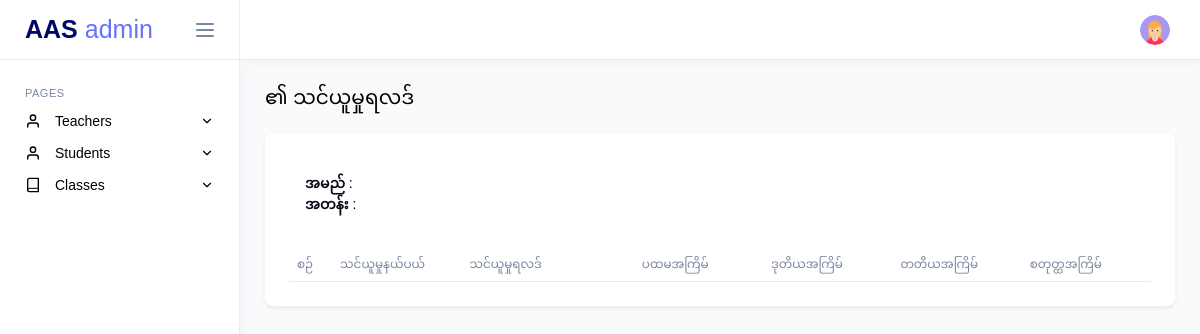
Page /admin/student-result.php (signed in) on the earlier database version.
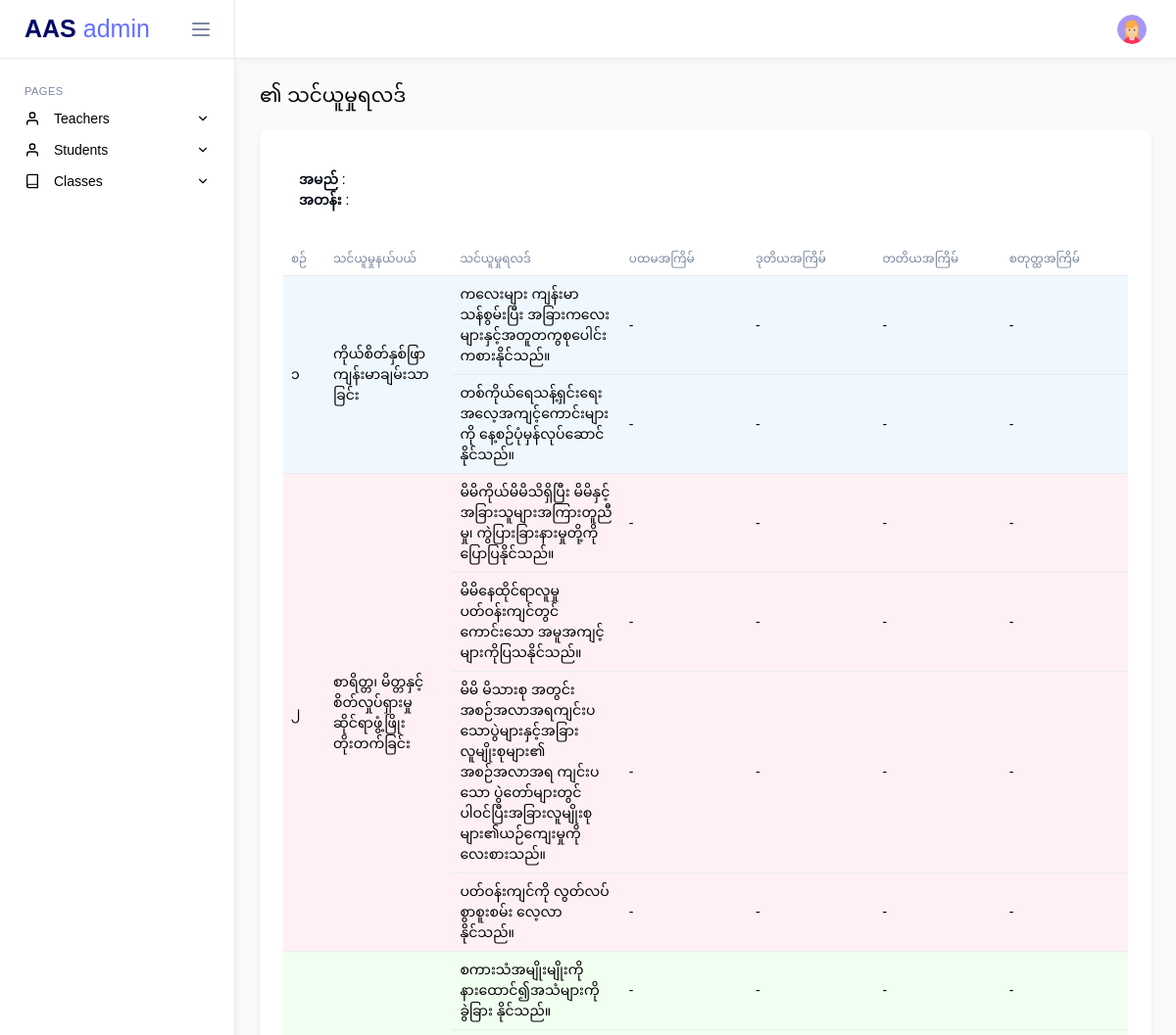
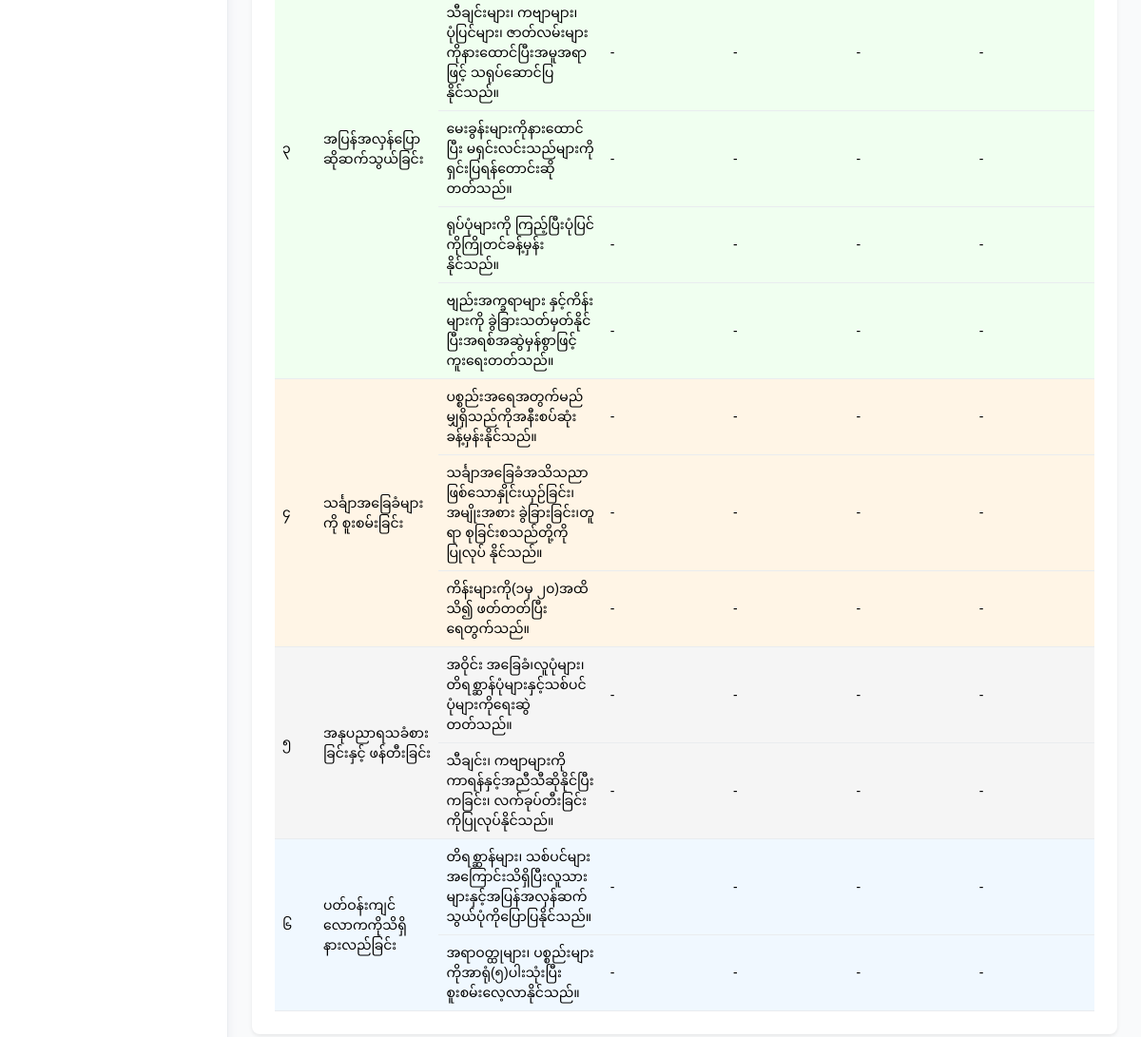
Same page on the later database version (2 pictures, top to bottom).
### tables this page shows
CREATE TABLE `g0_subjects` (
  `id` int(11) NOT NULL,
  `subject_no` varchar(11) DEFAULT NULL,
  `subject_name` text DEFAULT NULL
);

CREATE TABLE `g0_subject_results` (
  `id` int(11) NOT NULL,
  `result_name` text DEFAULT NULL,
  `subject_id` int(11) NOT NULL
);

### core/helpers/Helper.php (called while the page is built, shortened)
<?php
class Helper
{
    public static function startSession()
    {
        if (session_status() === PHP_SESSION_NONE) {
            return session_start();
        }
        return true;
    }
}

### app/controllers/StudentController.php (called while the page is built, shortened)
<?php
class StudentController
{
    private $studentModel;
    public function __construct()
    {
        $database = new MySQL();
        $db = $database->connect();
        $this->studentModel = new StudentModel($db);
    }
    public function getStudentById($id)
    {
        return $this->studentModel->getStudentById($id);
    }
}

### app/models/StudentModel.php (called while the page is built, shortened)
<?php
class StudentModel
{
    private $db;
    private $table = 'students';
    public function __construct($db)
    {
        $this->db = $db;
    }
    public function getStudentById($id)
    {
        try {
            $query = "SELECT * FROM {$this->table} WHERE id = ?";
            $stmt = $this->db->prepare($query);
            $stmt->execute([$id]);
            return $stmt->fetch(PDO::FETCH_OBJ);
        } catch (PDOException $e) {
            return $e->getMessage();
        }
    }
}

### app/controllers/G0AssessmentController.php (called while the page is built, shortened)
<?php
class G0AssessmentController
{
    private $g0AssessmentModel;
    public function __construct()
    {
        $database = new MySQL();
        $db = $database->connect();
        $this->g0AssessmentModel = new G0AssessmentModel($db);
    }
    public function getAllG0Subjects()
    {
        return $this->g0AssessmentModel->getAllG0Subjects();
    }
    public function createG0Assessment($student_id)
    {
        $assessment = $this->g0AssessmentModel->getG0StudentAssessmentByStudentId($student_id);
        if (empty($assessment)) {
            $subjects = $this->g0AssessmentModel->getAllG0Subjects();
            foreach ($subjects as $subject) {
                $subjectResults = $this->g0AssessmentModel->getG0SubjectResultsBySubjectId($subject['id']);
                foreach ($subjectResults as $subjectResult) {
                    $assessmentData = [
                        'subject_id' => $subject['id'],
                        'subject_result_id' => $subjectResult['id'],
                        'teacher_id' => $_SESSION['teacher_id'],
                        'student_id' => $student_id,
                        'mark_1' => null,
                        'mark_2' => null,
                        'mark_3' => null,
                        'mark_4' => null
                    ];
                    $this->g0AssessmentModel->createG0StudentsAssessment($assessmentData);
                }
            }
        }
    }
    public function getG0SubjectResultsBySubjectId($subjectId)
    {
        return $this->g0AssessmentModel->getG0SubjectResultsBySubjectId($subjectId);
    }
}

### app/models/G0AssessmentModel.php (called while the page is built, shortened)
<?php
class G0AssessmentModel
{
    private $db;
    private $g0SubjectsTbl = 'g0_subjects';
    private $g0SubjectResultsTbl = 'g0_subject_results';
    public function __construct($db)
    {
        $this->db = $db;
    }
    public function getAllG0Subjects()
    {
        try {
            $query = "SELECT * FROM $this->g0SubjectsTbl";
            $stmt = $this->db->prepare($query);
            $stmt->execute();
            return $stmt->fetchAll(PDO::FETCH_ASSOC);
        } catch (PDOException $e) {
            return $e->getMessage();
        }
    }
    public function getG0SubjectResultsBySubjectId($subjectId)
    {
        try {
            $query = "SELECT * FROM $this->g0SubjectResultsTbl WHERE subject_id = :subjectId";
            $stmt = $this->db->prepare($query);
            $stmt->bindParam(':subjectId', $subjectId);
            $stmt->execute();
            return $stmt->fetchAll(PDO::FETCH_ASSOC);
        } catch (PDOException $e) {
            return $e->getMessage();
        }
    }
}

### public/admin/student-result.php (the view, shortened to what this page needs)
<?php
include('../components/header.php');
$studentController = new StudentController();
$g0AssessmentController = new G0AssessmentController();
$id = $_GET['id'] ?? 0;
$student = $studentController->getStudentById($id);
$className = $studentController->getStudentClassNameById($id);
if ($student->class_id == 0) {
    $g0AssessmentController->createG0Assessment($student->id);
    $g0Assessment = $g0AssessmentController->getG0AssessmentByStudentId($student->id);
    $subjects = $g0AssessmentController->getAllG0Subjects();
}
?>
<head>
    <?php if ($student->class_id == 0) : ?>
        <link rel="stylesheet" href="../../assets/css/demo1/custom/kg-table.css">
    <?php endif; ?>
</head>
<body>
    <div class="main-wrapper">
        <?php
        include('../components/admin_sidebar.php');
        include('../components/admin_navbar.php');
        ?>
        <div class="page-content">
            <div class="d-flex justify-content-between align-items-center flex-wrap grid-margin">
                <div class="col-sm-6">
                    <?php if ($student->class_id == 0) : ?>
                        <h4 class="mb-3 mb-md-0"><?= $student->name_mm ?> ၏ သင်ယူမှုရလဒ်</h4>
                    <?php else : ?>
                        <h4 class="mb-3 mb-md-0"><?= $student->name_mm ?> ၏ QCPR</h4>
                    <?php endif; ?>
                </div>
            </div>
            <div class="container position-relative">
                <div class="row">
                    <div class="col-lg-12 card shadow-sm border-0 p-4 rounded-3 main-banner">
                        <div class="blur-wrapper " id="qcprContent">
                            <div class="col-lg-3 mb-3 bg-white p-3 rounded-3">
                                <p><b class="text-dark">အမည်</b> : <?= $student->name_mm ?></p>
                                <p><b class="text-dark">အတန်း</b> : <?= $className->class_name ?></p>
                            </div>
                            <?php if ($student->class_id == 0) : ?>
                                <div class="table-responsive">
                                    <table id="studentsTable" class="table assessment-table">
                                        <thead>
                                            <tr>
                                                <th class="subject-no">စဉ်</th>
                                                <th class="subject-name">သင်ယူမှုနယ်ပယ်</th>
                                                <th class="result-name">သင်ယူမှုရလဒ်</th>
                                                <th class="mark">ပထမအကြိမ်</th>
                                                <th class="mark">ဒုတိယအကြိမ်</th>
                                                <th class="mark">တတိယအကြိမ်</th>
                                                <th class="mark">စတုတ္ထအကြိမ်</th>
                                            </tr>
                                        </thead>
                                        <tbody>
                                            <?php foreach ($subjects as $index => $subject): ?>
                                                <?php $subjectResults = $g0AssessmentController->getG0SubjectResultsBySubjectId($subject['id']); ?>
                                                <?php $bgClass = 'subject-bg-' . (($index % 5) + 1); ?>
                                                <tr class="<?= $bgClass ?>">
                                                    <td class="subject-no" rowspan="<?= count($subjectResults) ?>"><?= $subject['subject_no'] ?></td>
                                                    <td class="subject-name" rowspan="<?= count($subjectResults) ?>"><?= $subject['subject_name'] ?></td>
                                                    <?php $first_row = true; ?>
                                                    <?php foreach ($subjectResults as $subjectResult): ?>
                                                        <?php if (!$first_row): ?>
                                                </tr>
                                                <tr class="<?= $bgClass ?>">
                                                <?php endif; ?>
                                                <td class="result-name">
                                                    <?= $subjectResult['result_name'] ?>
                                                </td>
                                                <?php for ($i = 1; $i <= 4; $i++): ?>
                                                    <td class="mark">
                                                        <?php
                                                            $mark = isset($g0Assessment[$subject['id']][$subjectResult['id']]["mark_$i"])
                                                                ? $g0Assessment[$subject['id']][$subjectResult['id']]["mark_$i"]
                                                                : '';
                                                            echo $mark ?: '-';
                                                        ?>
                                                    </td>
                                                <?php endfor; ?>
                                                <?php $first_row = false; ?>
                                            <?php endforeach; ?>
                                                </tr>
                                            <?php endforeach; ?>
                                        </tbody>
                                    </table>
                                </div>
                            <?php endif; ?>
                        </div>
                    </div>
                </div>
            </div>
        </div>
    </div>
    </div>
</body>

### public/components/header.php (shortened to what this page needs)
<!DOCTYPE html>
<html lang="en">
<head>
    <link href="../assets/fonts/google-font/roboto.css" rel="stylesheet">
    <link rel="stylesheet" href="../assets/vendors/core/core.css">
    <link rel="stylesheet" href="../assets/vendors/flatpickr/flatpickr.min.css">
    <link rel="stylesheet" href="../assets/vendors/sweetalert2/sweetalert2.min.css">
    <link rel="stylesheet" href="../assets/vendors/datatables.net-bs5/dataTables.bootstrap5.css">
    <link rel="stylesheet" href="../assets/fonts/feather-font/css/iconfont.css">
    <link rel="stylesheet" href="../assets/vendors/flag-icon-css/css/flag-icon.min.css">
    <link rel="stylesheet" href="../assets/css/demo1/style.min.css">
</head>

### public/components/admin_sidebar.php (shortened to what this page needs)
<nav class="sidebar">
    <div class="sidebar-header">
        <a href="index.php" class="sidebar-brand">
            AAS<span> admin</span>
        </a>
        <div class="sidebar-toggler not-active">
            <span></span>
            <span></span>
            <span></span>
        </div>
    </div>
    <div class="sidebar-body">
        <ul class="nav">
            <li class="nav-item nav-category">Pages</li>
            <li class="nav-item">
                <a class="nav-link" data-bs-toggle="collapse" href="#teachers-pages" role="button" aria-expanded="false" aria-controls="teachers-pages">
                    <i class="link-icon" data-feather="user"></i>
                    <span class="link-title">Teachers</span>
                    <i class="link-arrow" data-feather="chevron-down"></i>
                </a>
            </li>
            <li class="nav-item">
                <a class="nav-link" data-bs-toggle="collapse" href="#students-pages" role="button" aria-expanded="false" aria-controls="students-pages">
                    <i class="link-icon" data-feather="user"></i>
                    <span class="link-title">Students</span>
                    <i class="link-arrow" data-feather="chevron-down"></i>
                </a>
            </li>
            <li class="nav-item">
                <a class="nav-link" data-bs-toggle="collapse" href="#classes-pages" role="button" aria-expanded="false" aria-controls="classes-pages">
                    <i class="link-icon" data-feather="book"></i>
                    <span class="link-title">Classes</span>
                    <i class="link-arrow" data-feather="chevron-down"></i>
                </a>
            </li>
        </ul>
    </div>
</nav>

### public/components/admin_navbar.php (shortened to what this page needs)
<div class="page-wrapper">
    <nav class="navbar">
        <div class="navbar-content">
            <ul class="navbar-nav">
                <li class="nav-item dropdown">
                    <a class="nav-link dropdown-toggle" href="#" id="profileDropdown" role="button" data-bs-toggle="dropdown" aria-haspopup="true" aria-expanded="false">
                        <img class="wd-30 ht-30 rounded-circle" src="../assets/images/faces/profile.png" alt="profile">
                    </a>
                </li>
            </ul>
        </div>
    </nav>

### public/assets/css/demo1/custom/kg-table.css (style rules this page uses)
.assessment-table { width: 100%; table-layout: fixed; }
.assessment-table th, .assessment-table td { padding: 8px; word-wrap: break-word; white-space: normal; vertical-align: middle; }
.assessment-table .subject-no { width: 5%; }
.assessment-table .subject-name { width: 15%; white-space: normal; }
.assessment-table .result-name { width: 20%; white-space: normal; }
.assessment-table .mark { width: 15%; }
.subject-bg-1 { background-color: #f0f8ff; }
.subject-bg-2 { background-color: #fff0f5; }
.subject-bg-3 { background-color: #f0fff0; }
.subject-bg-4 { background-color: #fff5e6; }
.subject-bg-5 { background-color: #f5f5f5; }

Differences in the rows shown:
added g0_subjects: subject_no "၁", subject_name "ကိုယ်စိတ်နှစ်ဖြာကျန်းမာချမ်းသာခြင်း"
added g0_subject_results: result_name "ကလေးများ ကျန်းမာသန်စွမ်းပြီး အခြားကလေးများနှင့်အတူတကွစုပေါင်းကစားနိုင်သည်။", subject+id "-", shown under "၁"
added g0_subject_results: result_name "တစ်ကိုယ်ရေသန့်ရှင်းရေးအလေ့အကျင့်ကောင်းများကို နေ့စဉ်ပုံမှန်လုပ်ဆောင်နိုင်သည်။", subject+id "-", shown under "၁"
added g0_subjects: subject_no "၂", subject_name "စာရိတ္တ၊ မိတ္တနှင့် စိတ်လှုပ်ရှားမှုဆိုင်ရာဖွံ့ဖြိုးတိုးတက်ခြင်း"
added g0_subject_results: result_name "မိမိကိုယ်မိမိသိရှိပြီး မိမိနှင့်အခြားသူများအကြားတူညီမှု၊ ကွဲပြားခြားနားမှုတို့ကိုပြောပြနိုင်သည်။", subject+id "-", shown under "၂"
added g0_subject_results: result_name "မိမိနေထိုင်ရာလူမှုပတ်ဝန်းကျင်တွင် ကောင်းသော အမူအကျင့်များကိုပြသနိုင်သည်။", subject+id "-", shown under "၂"
added g0_subject_results: result_name "မိမိ မိသားစု အတွင်းအစဉ်အလာအရကျင်းပသောပွဲများနှင့်အခြားလူမျိုးစုများ၏ အစဉ်အလာအရ ကျင်းပသော ပွဲတော်များတွင် ပါဝင်ပြီးအခြားလူမျိုးစုများ၏ယဉ်ကျေးမှုကိုလေးစားသည်။", subject+id "-", shown under "၂"
added g0_subject_results: result_name "ပတ်ဝန်းကျင်ကို လွတ်လပ်စွာစူးစမ်း လေ့လာနိုင်သည်။", subject+id "-", shown under "၂"
added g0_subjects: subject_no "၃", subject_name "အပြန်အလှန်ပြော ဆိုဆက်သွယ်ခြင်း"
added g0_subject_results: result_name "စကားသံအမျိုးမျိုးကို နားထောင်၍အသံများကိုခွဲခြား နိုင်သည်။", subject+id "-", shown under "၃"
added g0_subject_results: result_name "သီချင်းများ၊ ကဗျာများ၊ ပုံပြင်များ၊ ဇာတ်လမ်းများကိုနားထောင်ပြီးအမူအရာဖြင့် သရုပ်ဆောင်ပြနိုင်သည်။", subject+id "-", shown under "၃"
added g0_subject_results: result_name "မေးခွန်းများကိုနားထောင်ပြီး မရှင်းလင်းသည်များကိုရှင်းပြရန်တောင်းဆိုတတ်သည်။", subject+id "-", shown under "၃"
added g0_subject_results: result_name "ရုပ်ပုံများကို ကြည့်ပြီးပုံပြင်ကိုကြိုတင်ခန့်မှန်းနိုင်သည်။", subject+id "-", shown under "၃"
added g0_subject_results: result_name "ဗျည်းအက္ခရာများ နှင့်ကိန်းများကို ခွဲခြားသတ်မှတ်နိုင်ပြီးအရစ်အဆွဲမှန်စွာဖြင့်ကူးရေးတတ်သည်။", subject+id "-", shown under "၃"
added g0_subjects: subject_no "၄", subject_name "သင်္ချာအခြေခံများကို စူးစမ်းခြင်း"
added g0_subject_results: result_name "ပစ္စည်းအရေအတွက်မည်မျှရှိသည်ကိုအနီးစပ်ဆုံးခန့်မှန်းနိုင်သည်။", subject+id "-", shown under "၄"
added g0_subject_results: result_name "သင်္ချာအခြေခံအသိသညာဖြစ်သောနှိုင်းယှဉ်ခြင်း၊အမျိုးအစား ခွဲခြားခြင်း၊တူရာ စုခြင်းစသည်တို့ကိုပြုလုပ် နိုင်သည်။", subject+id "-", shown under "၄"
added g0_subject_results: result_name "ကိန်းများကို(၁မှ ၂၀)အထိသိ၍ ဖတ်တတ်ပြီး ရေတွက်သည်။", subject+id "-", shown under "၄"
added g0_subjects: subject_no "၅", subject_name "အနုပညာရသခံစားခြင်းနှင့် ဖန်တီးခြင်း"
added g0_subject_results: result_name "အဝိုင်း အခြေခံ၊လူပုံများ၊ တိရစ္ဆာန်ပုံများနှင့်သစ်ပင်ပုံများကိုရေးဆွဲတတ်သည်။", subject+id "-", shown under "၅"
added g0_subject_results: result_name "သီချင်း၊ ကဗျာများကို ကာရန်နှင့်အညီသီဆိုနိုင်ပြီးကခြင်း၊ လက်ခုပ်တီးခြင်းကိုပြုလုပ်နိုင်သည်။", subject+id "-", shown under "၅"
added g0_subjects: subject_no "၆", subject_name "ပတ်ဝန်းကျင်လောကကိုသိရှိနားလည်ခြင်း"
added g0_subject_results: result_name "တိရစ္ဆာန်များ၊ သစ်ပင်များအကြောင်းသိရှိပြီးလူသားများနှင့်အပြန်အလှန်ဆက်သွယ်ပုံကိုပြောပြနိုင်သည်။", subject+id "-", shown under "၆"
added g0_subject_results: result_name "အရာဝတ္ထုများ၊ ပစ္စည်းများကိုအာရုံ(၅)ပါးသုံးပြီးစူးစမ်းလေ့လာနိုင်သည်။", subject+id "-", shown under "၆"
